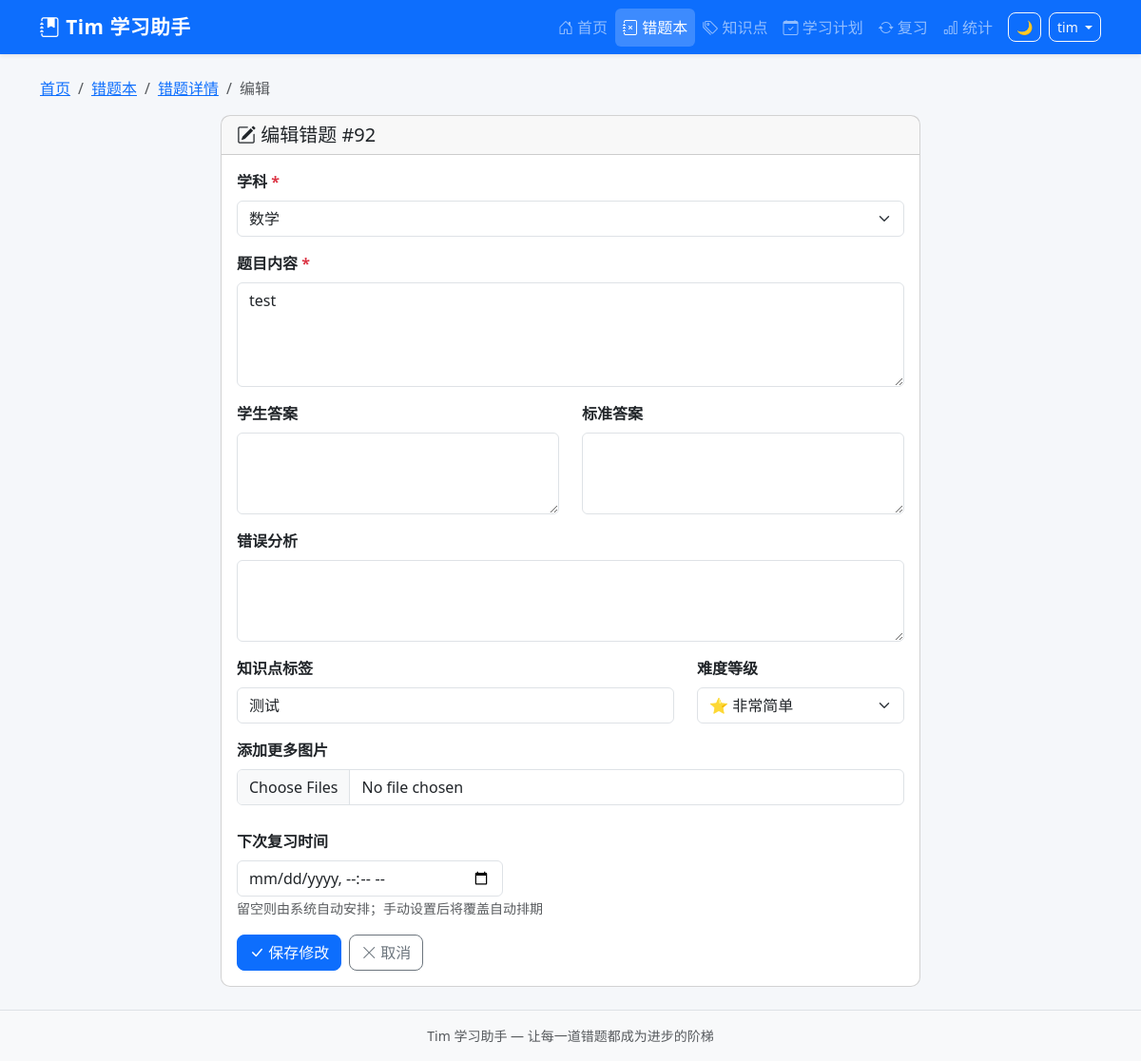
The page /questions/92/edit (signed in) on the database as committed earlier.
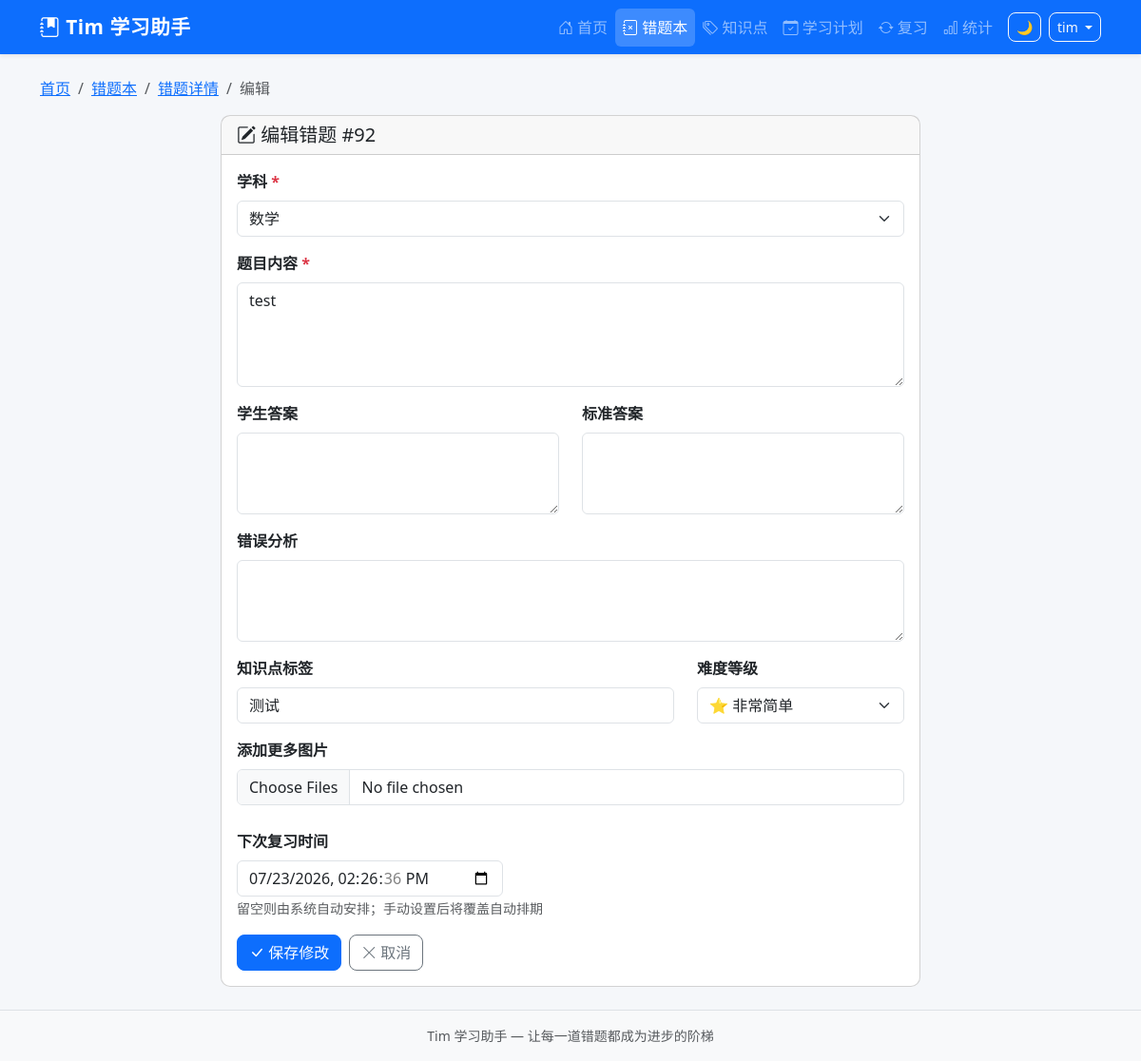
The same page on the database as committed later.
### tables this page shows
CREATE TABLE mistake_records (
            id INTEGER PRIMARY KEY AUTOINCREMENT,
            uuid TEXT NOT NULL,
            sys_platform TEXT NOT NULL DEFAULT 'web',
            bstudio_create_time TIMESTAMP DEFAULT CURRENT_TIMESTAMP,
            xueke TEXT NOT NULL,
            timu TEXT NOT NULL,
            xueshengdaan TEXT DEFAULT '',
            zhengquedaan TEXT DEFAULT '',
            cuowufenxi TEXT DEFAULT '',
            zhishidian TEXT DEFAULT '',
            difficulty INTEGER DEFAULT 1,
            review_count INTEGER DEFAULT 0,
            last_review_at TIMESTAMP,
            next_review_at TIMESTAMP,
            review_stage INTEGER DEFAULT 0,
            review_algorithm TEXT DEFAULT 'sm2',
            status TEXT DEFAULT 'active',
            updated_at TIMESTAMP DEFAULT CURRENT_TIMESTAMP
        , voice_data TEXT DEFAULT '');

CREATE TABLE base_data (
            id INTEGER PRIMARY KEY AUTOINCREMENT,
            category TEXT NOT NULL,
            name TEXT NOT NULL,
            extra TEXT DEFAULT '',
            sort_order INTEGER DEFAULT 0,
            created_at TIMESTAMP DEFAULT CURRENT_TIMESTAMP
        );

### app.py (the view, shortened to what this page needs)
@app.route('/questions/<int:question_id>/edit', methods=['GET', 'POST'])
@login_required
def edit_question(question_id):
    question = query_db(
        'SELECT * FROM mistake_records WHERE id = ? AND 1=1',
        (question_id,), one=True
    )
    if not question:
        flash('错题不存在', 'danger')
        return redirect(url_for('question_list',))
    images = query_db(
        'SELECT * FROM mistake_images WHERE mistake_id = ? ORDER BY id',
        (question_id,)
    )
    knowledge_points = get_knowledge_points()
    resp = make_response(render_template('edit_question.html',
        question=question,
        images=images,
        subjects=Config.get_subjects(),
        knowledge_points=knowledge_points
    ))
    return set_uuid_cookie(resp, g.user_uuid)

### app.py (called while the page is built, shortened)
@app.after_request
def add_security_headers(resp):
    resp.headers['X-Frame-Options'] = 'DENY'
    resp.headers['X-Content-Type-Options'] = 'nosniff'
    resp.headers['Referrer-Policy'] = 'strict-origin-when-cross-origin'
    return resp

@app.before_request
def csrf_check():
    if 'csrf_token' not in session:
        session['csrf_token'] = str(uuid_mod.uuid4())
    if request.method in ('GET', 'HEAD', 'OPTIONS'):
        return

def login_required(f):
    @wraps(f)
    def decorated(*a, **kw):
        if 'user_id' not in session:
            return redirect(url_for('login', next=request.path))
        return f(*a, **kw)
    return decorated

@app.before_request
def before_request():
    g.user_uuid = get_or_create_uuid()
    g.username = session.get('username', '')

def get_knowledge_points():
    return query_db(
        "SELECT DISTINCT zhishidian FROM mistake_records WHERE zhishidian != '' ORDER BY zhishidian", ())

### database.py (called while the page is built)
def get_db():
    conn = sqlite3.connect(Config.DATABASE_PATH, timeout=5)
    conn.row_factory = sqlite3.Row
    conn.execute("PRAGMA foreign_keys = ON")
    conn.execute("PRAGMA journal_mode = WAL")
    return conn

### templates/edit_question.html (shortened to what the changed rows need)
{% extends "base.html" %}
{% block content %}
<div class="row">
    <div class="col-lg-8 mx-auto">
        <div class="card">
            <div class="card-header">
                <h5 class="mb-0"><i class="bi bi-pencil-square"></i> 编辑错题 #{{ question['id'] }}</h5>
            </div>
            <div class="card-body">
                <form method="POST" enctype="multipart/form-data">
                    <div class="mb-3">
                        <label class="form-label fw-bold">学科 <span class="text-danger">*</span></label>
                        <select name="xueke" class="form-select" required>
                            {% for s in subjects %}
                            <option value="{{ s }}" {% if question['xueke'] == s %}selected{% endif %}>{{ s }}</option>
                            {% endfor %}
                        </select>
                    </div>
                    <div class="mb-3">
                        <label class="form-label fw-bold">题目内容 <span class="text-danger">*</span></label>
                        <textarea name="timu" class="form-control" rows="4" required>{{ question['timu'] }}</textarea>
                    </div>
                    <div class="row">
                        <div class="col-md-8 mb-3">
                            <label class="form-label fw-bold">知识点标签</label>
                            <input type="text" name="zhishidian" class="form-control"
                                   value="{{ question['zhishidian'] }}"
                                   list="kp-list" autocomplete="off">
                        </div>
                        <div class="col-md-4 mb-3">
                            <label class="form-label fw-bold">难度等级</label>
                            <select name="difficulty" class="form-select">
                                {% for i in range(1, 6) %}
                                <option value="{{ i }}" {% if question['difficulty'] == i %}selected{% endif %}>
                                    {{ '⭐' * i }} {% if i == 1 %}非常简单{% elif i == 2 %}简单{% elif i == 3 %}中等{% elif i == 4 %}困难{% else %}非常困难{% endif %}
                                </option>
                                {% endfor %}
                            </select>
                        </div>
                    </div>
                    <div class="mb-3">
                        <label class="form-label fw-bold">下次复习时间</label>
                        <input type="datetime-local" name="next_review_at" class="form-control"
                               value="{{ question['next_review_at'] or '' }}"
                               style="max-width: 280px;">
                        <small class="text-muted">留空则由系统自动安排；手动设置后将覆盖自动排期</small>
                    </div>
                </form>
            </div>
        </div>
    </div>
</div>
{% endblock %}

Rows that differ between the two databases and show on the page:
changed mistake_records "test": next_review_at (not shown) → "07/23/2026 14:26:36"
